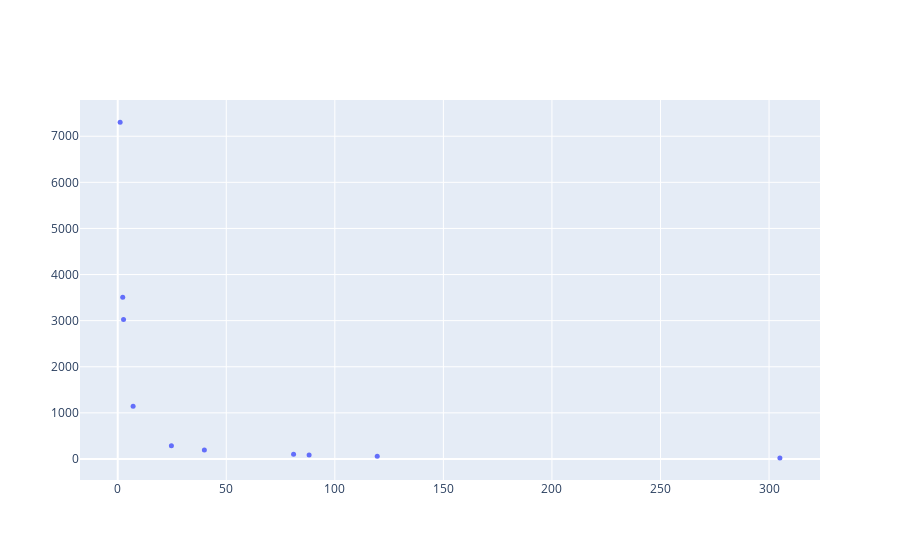

Notebook cell for this chart:
### Code cell
fig2 = go.Figure(data=go.Scatter(x=solutions[:,0],
                                   y=solutions[:,1],
                                   mode="markers",
                                   marker_size=5))
fig2

### Figure 1 — Plotly figure (JSON) as saved in the notebook; plotly's stock layout.template omitted (floating-point values rounded to 4 significant figures)
{"data": [{"marker": {"size": 5}, "mode": "markers", "type": "scatter", "x": [2.678, 119.5, 7.092, 305.0, 88.16, 1.109, 2.31, 81.0, 24.73, 39.91], "y": [3026.0, 59.43, 1143.0, 23.45, 87.11, 7306.0, 3507.0, 100.0, 288.9, 195.7]}], "layout": {}}
